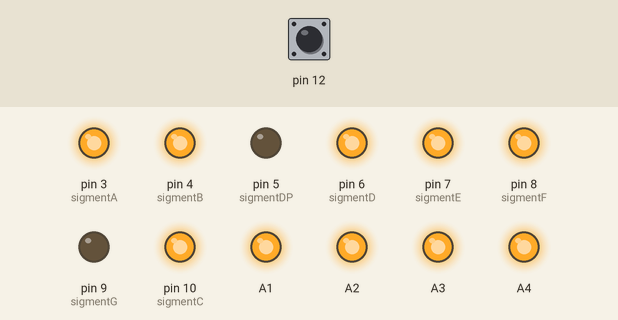
Recording of a sketch running on a simulated Arduino Uno, built with avr-gcc and run on an emulated ATmega328P. On the bench: output pins drawn as LEDs (lit = HIGH). Inputs (shaded band) come from the test bench; at power-on: pin 12 HIGH.

Above: at 0.1 s.
At 12.4 s:
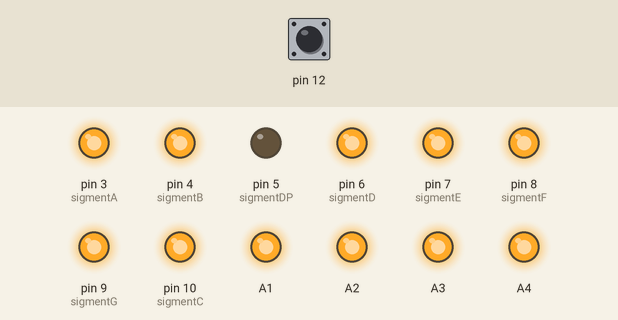
12.5 s: pin 12 pulled LOW for 3 s
At 14.5 s:
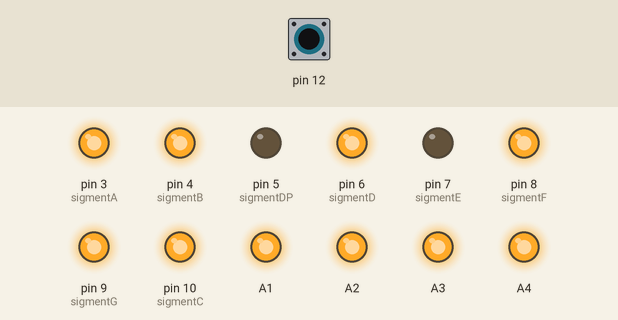
Timing chart, 0 to 29.7 s (numbered marks = the images above; inputs shaded):
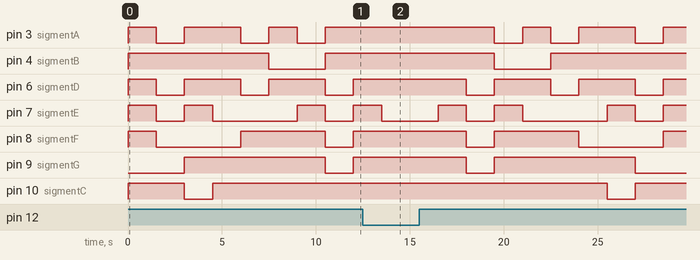

The sketch:

63010870_7-Segment_05.ino
```cpp
int sigmentA = 3;
int sigmentB = 4;
int sigmentC = 10;
int sigmentD = 6;
int sigmentE = 7;
int sigmentF = 8;
int sigmentG = 9;
int sigmentDP = 5 ;

void setup() {
  pinMode(A1,OUTPUT);
  pinMode(A2,OUTPUT);
  pinMode(A3,OUTPUT);
  pinMode(A4,OUTPUT);
  pinMode(sigmentA,OUTPUT);
  pinMode(sigmentB,OUTPUT);
  pinMode(sigmentC,OUTPUT);
  pinMode(sigmentD,OUTPUT);
  pinMode(sigmentE,OUTPUT);
  pinMode(sigmentF,OUTPUT);
  pinMode(sigmentG,OUTPUT);
  pinMode(sigmentDP,OUTPUT);
  pinMode(12,INPUT_PULLUP);
  digitalWrite(A1,HIGH);
  digitalWrite(A2,HIGH);
  digitalWrite(A3,HIGH);
  digitalWrite(A4,HIGH);
}

void loop() {

  if(digitalRead(12) == LOW)
  {
    displayNumbernum();
  }
  else
  {
    displayNumber ();

  }
}
void displayNumber () {
   for(int digit = 0 ; digit <= 9 ; digit++){
    displaySigment(digit);
    delay(500);
   }

}

void displayNumbernum()
{
   for(int digit = 9 ; digit <= 9 ; digit--){
    displaySigment(digit);
    delay(500);
}
}
void displaySigment(int numberToDisplay)
{

  switch(numberToDisplay)
  {
      case 0 :
      digitalWrite(sigmentA,HIGH);
      digitalWrite(sigmentB,HIGH);
      digitalWrite(sigmentC,HIGH);
      digitalWrite(sigmentD,HIGH);
      digitalWrite(sigmentE,HIGH);
      digitalWrite(sigmentF,HIGH);
      digitalWrite(sigmentG,LOW);
      break;
    case 1 :
      digitalWrite(sigmentA,LOW);
      digitalWrite(sigmentB,HIGH);
      digitalWrite(sigmentC,HIGH);
      digitalWrite(sigmentD,LOW);
      digitalWrite(sigmentE,LOW);
      digitalWrite(sigmentF,LOW);
      digitalWrite(sigmentG,LOW);
      break;
    case 2 :
      digitalWrite(sigmentA,HIGH);
      digitalWrite(sigmentB,HIGH);
      digitalWrite(sigmentC,LOW);
      digitalWrite(sigmentD,HIGH);
      digitalWrite(sigmentE,HIGH);
      digitalWrite(sigmentF,LOW);
      digitalWrite(sigmentG,HIGH);
      break;
    case 3 :
      digitalWrite(sigmentA,HIGH);
      digitalWrite(sigmentB,HIGH);
      digitalWrite(sigmentC,HIGH);
      digitalWrite(sigmentD,HIGH);
      digitalWrite(sigmentE,LOW);
      digitalWrite(sigmentF,LOW);
      digitalWrite(sigmentG,HIGH);
      break;
    case 4 :
      digitalWrite(sigmentA,LOW);
      digitalWrite(sigmentB,HIGH);
      digitalWrite(sigmentC,HIGH);
      digitalWrite(sigmentD,LOW);
      digitalWrite(sigmentE,LOW);
      digitalWrite(sigmentF,HIGH);
      digitalWrite(sigmentG,HIGH);
      break;
    case 5 :
      digitalWrite(sigmentA,HIGH);
      digitalWrite(sigmentB,LOW);
      digitalWrite(sigmentC,HIGH);
      digitalWrite(sigmentD,HIGH);
      digitalWrite(sigmentE,LOW);
      digitalWrite(sigmentF,HIGH);
      digitalWrite(sigmentG,HIGH);
      break;
    case 6 :
      digitalWrite(sigmentA,LOW);
      digitalWrite(sigmentB,LOW);
      digitalWrite(sigmentC,HIGH);
      digitalWrite(sigmentD,HIGH);
      digitalWrite(sigmentE,HIGH);
      digitalWrite(sigmentF,HIGH);
      digitalWrite(sigmentG,HIGH);
      break;
    case 7 :
      digitalWrite(sigmentA,HIGH);
      digitalWrite(sigmentB,HIGH);
      digitalWrite(sigmentC,HIGH);
      digitalWrite(sigmentD,LOW);
      digitalWrite(sigmentE,LOW);
      digitalWrite(sigmentF,LOW);
      digitalWrite(sigmentG,LOW);
      break;
    case 8 :
      digitalWrite(sigmentA,HIGH);
      digitalWrite(sigmentB,HIGH);
      digitalWrite(sigmentC,HIGH);
      digitalWrite(sigmentD,HIGH);
      digitalWrite(sigmentE,HIGH);
      digitalWrite(sigmentF,HIGH);
      digitalWrite(sigmentG,HIGH);
      break;
      case 9 :
      digitalWrite(sigmentA,HIGH);
      digitalWrite(sigmentB,HIGH);
      digitalWrite(sigmentC,HIGH);
      digitalWrite(sigmentD,HIGH);
      digitalWrite(sigmentE,LOW);
      digitalWrite(sigmentF,HIGH);
      digitalWrite(sigmentG,HIGH);
      break;

  }
  delay(1000);
}
```

Measured:
- by itself, pin 6 (sigmentD): alternates HIGH for 3.0 s and LOW for 1.5 s
